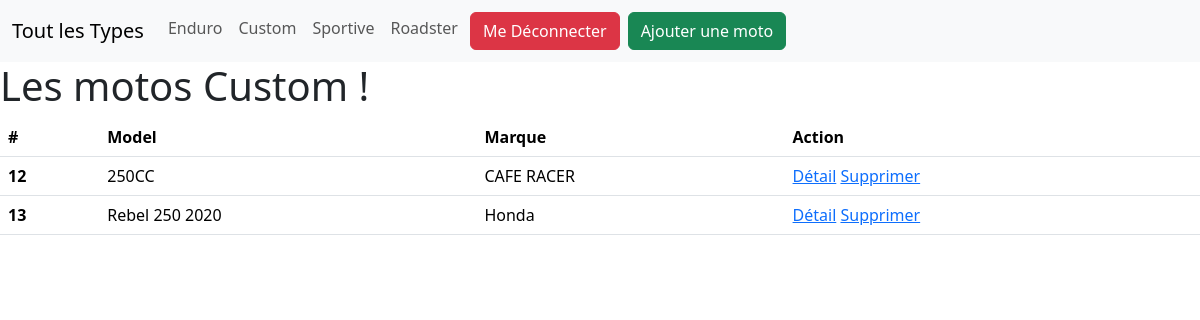
The app's page /index.php?controller=bike&action=listby&type=Custom (signed in) with its own data.
### tables this page shows
CREATE TABLE `motos` (
  `id` int(11) NOT NULL,
  `model` varchar(250) NOT NULL,
  `type` varchar(250) NOT NULL,
  `picture` varchar(255) DEFAULT NULL,
  `mark` varchar(250) NOT NULL
);

### Controller/BikeController.php (called while the page is built, shortened)
<?php
class BikeController{
    private $bikeManager;
    public function __construct(){
        $this->bikeManager = new BikeManager();
    }
    public function listby(){
        $bikes =$this->bikeManager->getAll();
        require "View/bikes/listby.php";
    }
}

### Model/Manager/DbManager.php (called while the page is built, shortened)
<?php
abstract class DbManager{
    private $host = 'localhost';
    private $username = 'root';
    private $password = '';
    private $dbName = 'exam_mvc';
    public function __construct(){
        $this->bdd = new PDO("mysql:host=".$this->host.";dbname=".$this->dbName,
            $this->username,
            $this->password);
    }
}

### Model/Manager/BikeManager.php (called while the page is built, shortened)
<?php
class BikeManager extends DbManager{
    public function getAll(){
        $query = $this->bdd->query("SELECT * FROM motos");
        $resultsArray = $query->fetchAll();
        $objectArray = [];
        foreach ($resultsArray as $result){
            $objectArray[] = new Bike(
                $result["id"], $result["model"], $result["type"],
                $result["picture"], $result["mark"]);
        }
        return $objectArray;
    }
}

### Model/Bike.php (called while the page is built, shortened)
<?php
class Bike{
    private $id;
    private $model;
    private $type;
    private $marque;
    public function __construct($id, $model, $type, $picture, $marque){
        $this->id = $id;
        $this->model = $model;
        $this->type = $type;
        $this->marque = $marque;
    }
    public function getId(){
        return $this->id;
    }
    public function getMarque(){
        return htmlentities($this->marque);
    }
    public function getModel()
    {
        return htmlentities($this->model);
    }
    public function getType()
    {
        return $this->type;
    }
}

### View/bikes/listby.php (the view, shortened to what this page needs)
<html>
<head>
    <?php include 'View/parts/styles.php'; ?>
</head>
<body>
<?php include 'View/parts/navbar.php'; ?>
<div class="container">
    <h1>Les motos <?php
        $getType = htmlentities($_GET['type']);
        echo ($getType);
        ?> !</h1>
    <?php
    if(count($bikes) == 0){
        echo('<h1 class="text-center text-danger">
                Il n\'y a pas de moto en base
                </h1>');
    } else {
        ?>
        <table class="table">
            <thead>
            <tr>
                <th scope="col">#</th>
                <th scope="col">Model</th>
                <th scope="col">Marque</th>
                <th scope="col">Action</th>
            </tr>
            </thead>
            <tbody>
            <?php
            foreach ($bikes as $bike){
                $type = $bike->getType();
                if($getType == $type){
                    echo(' <tr>
                <th scope="row">'.$bike->getId().'</th>
                <td>'.$bike->getModel().'</td>
                <td>'.$bike->getMarque().'</td>
                <td>
                <a href="index.php?controller=bike&action=detail&id='.$bike->getId().'">Détail</a>
                <a href="index.php?controller=bike&action=delete&id='.$bike->getId().'">Supprimer</a>
                </td>
            </tr>');
                }
            }
            ?>
            </tbody>
        </table>
        <?php
    }
    ?>
</body>
</html>

### View/parts/navbar.php (shortened to what this page needs)
<nav class="navbar navbar-expand-lg bg-body-tertiary">
    <div class="container-fluid">
        <a class="navbar-brand" href="index.php?controller=bike&action=list">Tout les Types</a>
        <div class="collapse navbar-collapse" id="navbarNav">
            <ul class="navbar-nav">
                <?php
                $array = [];
                foreach ($bikes as $bike){
                    $key = $bike->getType();
                    if(!array_key_exists($key,$array)){
                        $array[$key] = $key;
                        echo ('<li class="nav-item">
                    <a class="nav-link" href="index.php?controller=bike&action=listby&type='.$bike->getType().'">'.$bike->getType().'</a>
                </li>');
                    }
                }
                if (!empty($_SESSION['user'])) {
                    echo('<li class="nav-item">
                    <a class="btn btn-danger m-1" href="index.php?controller=login&action=logout">Me Déconnecter</a>
                </li>');}
                ?>
                <a class="btn btn-success m-1" href="index.php?controller=bike&action=add">Ajouter une moto</a>
            </ul>
        </div>
    </div>
</nav

### records on screen
motos: type "Enduro"
motos: type "Custom", id "12", model "250CC", mark "CAFE RACER"
motos: type "Sportive"
motos: type "Roadster"
motos: id "13", model "Rebel 250 2020", mark "Honda"

### other values on screen
$getType "Custom"
